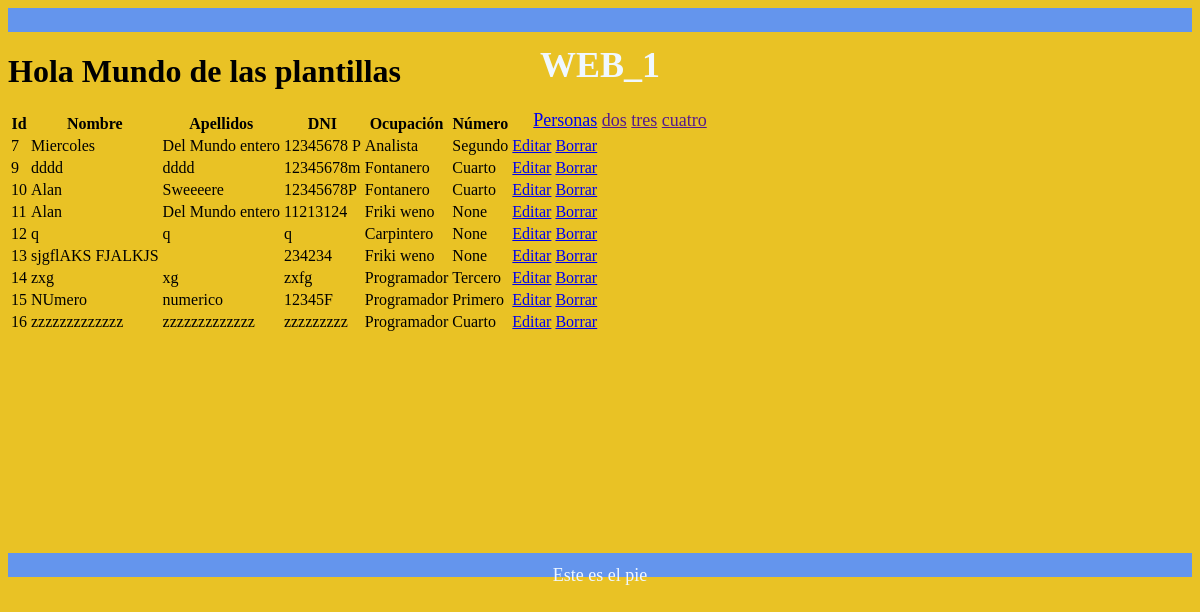
Before: / with the older database file.
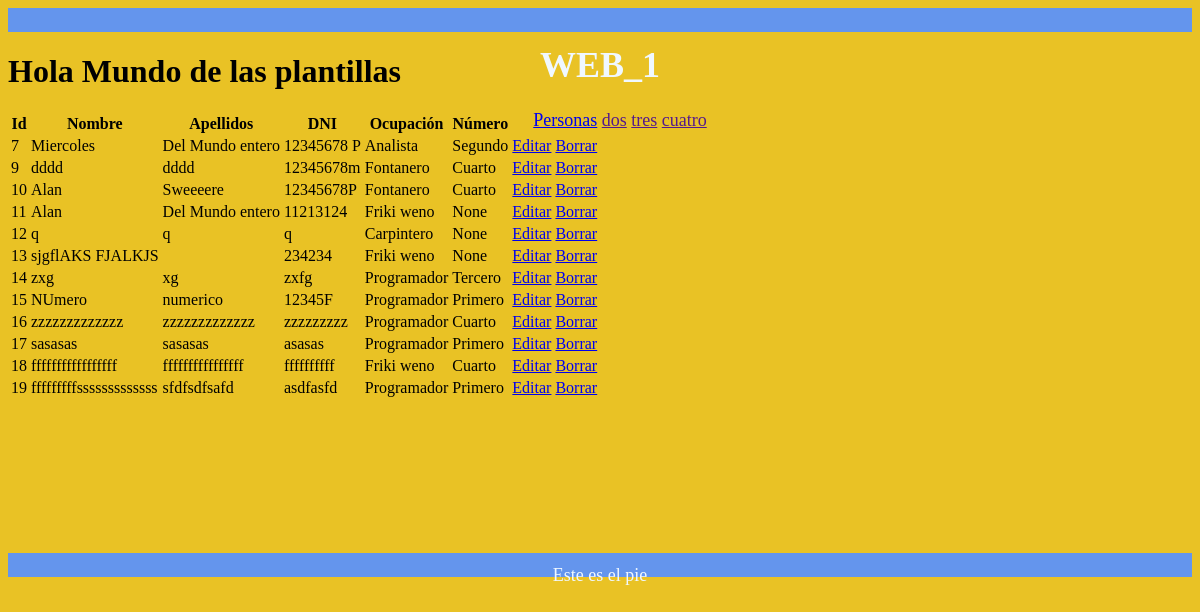
After: the same page with the newer database file.
### tables this page shows
CREATE TABLE persona (
	id INTEGER PRIMARY KEY AUTOINCREMENT,
	nombre TEXT,
	apelllidos TEXT,
	dni TEXT,
	id_ocupacion INTEGER, id_numero INTEGER,
	CONSTRAINT persona_FK FOREIGN KEY (id_ocupacion) REFERENCES T_ocupacion(id)
);

CREATE TABLE T_ocupacion (
	id INTEGER NOT NULL PRIMARY KEY AUTOINCREMENT,
	descripcion TEXT(120) NOT NULL
);

CREATE TABLE "T_numero" (
	id INTEGER NOT NULL PRIMARY KEY AUTOINCREMENT,
	descripcion TEXT(30) NOT NULL
);

### app.py (the view)
@route('/')
@jinja2_view('home.html')
def hola():
    cnx = sqlite3.connect(BASE_DATOS)
    consulta = """SELECT p.id, p.nombre,p.apelllidos ,p.dni ,to2.descripcion,tn.descripcion
                from persona p left join T_ocupacion to2
                on p.id_ocupacion =to2.id left join T_numero tn on tn.id=p.id_numero """
    cursor = cnx.execute(consulta)
    filas = cursor.fetchall()
    cnx.close()
    return {"datos": filas}

### templates/base.html (shortened to what this page needs)
<!DOCTYPE html>
<html lang="en">
<head>
    <link rel="stylesheet" href="/static/estilos.css">
</head>
<body>
    {%include 'inc_header.html'%}
    {%block content%}{%endblock%}
    {%include 'inc_footer.html'%}
</body>
</html>

### templates/home.html (shortened to what this page needs)
{%extends 'base.html'%}
{%block content%}
<div class="cuerpo" >
<h1>Hola Mundo de las plantillas</h1>
<table>
    <tr>
        <th>Id</th>
        <th>Nombre</th>
        <th>Apellidos</th>
        <th>DNI</th>
        <th>Ocupación</th>
        <th>Número</th>
    </tr>
    {% for fila in datos%}
    <tr>
        <td>{{fila[0]}}</td>
        <td>{{fila[1]}}</td>
        <td>{{fila[2]}}</td>
        <td>{{fila[3]}}</td>
        <td>{{fila[4]}}</td>
        <td>{{fila[5]}}</td>
        <td><a href="/editar/{{fila[0]}}">Editar</a></td>
        <td><a href="/borrar/{{fila[0]}}">Borrar</a></td>
    </tr>
    {%endfor%}
</table>
</div>
{%endblock%}

### templates/inc_header.html
<header><h1>WEB_1</h1>
<nav>
    <ul>
        <li><a href="/editar">Personas</a></li>
        <li><a href="">dos</a></li>
        <li><a href="">tres</a></li>
        <li><a href="">cuatro</a></li>
    </ul>
</nav>
</header>

### templates/inc_footer.html
<footer>Este es el pie</footer>

Changed rows visible on the page:
added persona: id "17", nombre "sasasas", apelllidos "sasasas", dni "asasas", descripcion "Programador", descripcion "Primero"
added persona: id "18", nombre "fffffffffffffffff", apelllidos "ffffffffffffffff", dni "ffffffffff", descripcion "Friki weno", descripcion "Cuarto"
added persona: id "19", nombre "fffffffffsssssssssssss", apelllidos "sfdfsdfsafd", dni "asdfasfd", descripcion "Programador", descripcion "Primero"
